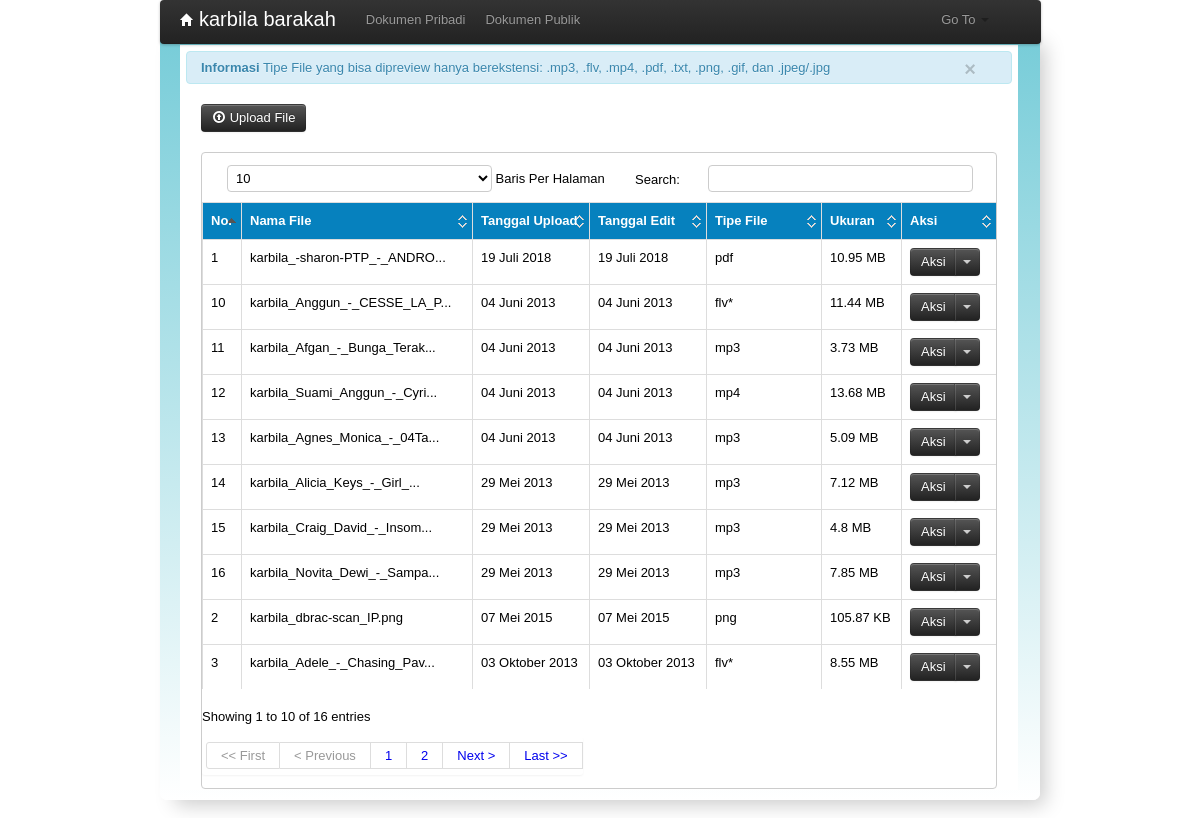
The app's page /halaman1.php?menu=dokpri (signed in) with its own data.
### tables this page shows
CREATE TABLE `dokumen_pribadi` (
  `iddok_pribadi` int(20) NOT NULL,
  `nama_asli_dokpri` varchar(200) NOT NULL,
  `tanggal_upload` date DEFAULT NULL,
  `tanggal_perbarui` date DEFAULT NULL,
  `ukuran_file` varchar(45) DEFAULT NULL,
  `tipe_file` varchar(45) DEFAULT NULL,
  `id_user` int(11) NOT NULL
);

### fungsi_indotgl.php (called while the page is built, shortened)
<?php
	function tgl_indo($tgl){
			$tanggal = substr($tgl,8,2);
			$bulan = getBulan(substr($tgl,5,2));
			$tahun = substr($tgl,0,4);
			return $tanggal.' '.$bulan.' '.$tahun;
	}
	function getBulan($bln){
				switch ($bln){
					case 5:
						return "Mei";
						break;
					case 6:
						return "Juni";
						break;
					case 7:
						return "Juli";
						break;
					case 10:
						return "Oktober";
						break;
				}
			}
	function getTipe($tipe){
		switch ($tipe) {
			case "image/png":
				return "png";
				break;
			case "application/pdf":
				return "pdf";
				break;
			case "application/octet-stream":
				return "flv*";
				break;
			case "audio/mp3":
				return "mp3";
				break;
			case "video/mp4":
				return "mp4";
				break;
			case "application/vnd.openxmlformats-officedocument":
				return "docx | xlsx | pptx";
				break;
		}
	}
?>

### fungsi_konversi_bit.php (called while the page is built)
<?php
	function bytesToSize($bytes, $precision = 2){
    $kilobyte = 1024;
    $megabyte = $kilobyte * 1024;
    $gigabyte = $megabyte * 1024;
    $terabyte = $gigabyte * 1024;
    if (($bytes >= 0) && ($bytes < $kilobyte)) {
        return $bytes . ' B';
    } elseif (($bytes >= $kilobyte) && ($bytes < $megabyte)) {
        return round($bytes / $kilobyte, $precision) . ' KB';
    } elseif (($bytes >= $megabyte) && ($bytes < $gigabyte)) {
        return round($bytes / $megabyte, $precision) . ' MB';
    } elseif (($bytes >= $gigabyte) && ($bytes < $terabyte)) {
        return round($bytes / $gigabyte, $precision) . ' GB';
    } elseif ($bytes >= $terabyte) {
        return round($bytes / $terabyte, $precision) . ' TB';
    } else {
        return $bytes . ' B';
    }
}
?>

### isi-tabel.php (the view, shortened to what this page needs)
<?php
	if($_GET['menu']=='dokpri'){
		switch ($_GET['p']) {
			default:
			echo "<div class=\"alert-info\" style='margin: 5px;'>
					  <button type=\"button\" class=\"close\" data-dismiss=\"alert\">&times;</button>
					  <strong>Informasi</strong> Tipe File yang bisa dipreview hanya berekstensi: .mp3, .flv, .mp4, .pdf, .txt, .png, .gif, dan .jpeg/.jpg
					</div>	";
				echo "<div class='tombol'><a class='btn btn-inverse' href='?menu=dokpri&p=tambah'><i class='icon-upload icon-white'></i> Upload File</a></div>";
				echo "<div class='box-tabel'>
					<table class='tables table-striped table-bordered dTableR' id=\"dt_a\">
						<thead>
							<tr><th>No.</th><th>Nama File</th><th>Tanggal Upload</th><th>Tanggal Edit</th><th>Tipe File</th><th>Ukuran</th><th width='12%'>Aksi</th></tr>
						</thead><tbody>";
							$g = mysql_query("SELECT dp.* FROM dokumen_pribadi dp, user u WHERE u.id_user=dp.id_user AND u.id_user='$_SESSION[idUser]' ORDER BY dp.tanggal_upload DESC");
							$n=1;
							while ($d = mysql_fetch_array($g)) {
								$t1 = tgl_indo($d['tanggal_upload']);
								$t2 = tgl_indo($d['tanggal_perbarui']);
								$t3 = bytesToSize($d['ukuran_file']);
								$t4 = getTipe($d['tipe_file']);
								echo "<tr>
									<td>$n</td>";
									$jumlahkardok = strlen($d['nama_asli_dokpri']);
									if($jumlahkardok > 25){
										$tampil_nama_dok = substr($d['nama_asli_dokpri'],0,27);
										$dokfull = $tampil_nama_dok."...";
										echo "<td>$dokfull</td>";
									}elseif($jumlahkardok < 10){
										echo "<td>$d[nama_asli_dokpri]</td>";
									}elseif($jumlahkardok <=25 && $jumlahkardok >=10){
										echo "<td>$d[nama_asli_dokpri]</td>";
									}
									echo "<td>$t1</td>
									<td>$t2</td>
									<td>$t4</td>
									<td>$t3</td>
									<td>
									<div class='btn-group'>
									  <button class='btn btn-inverse'>Aksi</button>
									  <button class='btn btn-inverse dropdown-toggle' data-toggle='dropdown'>
									    <span class='caret'></span>
									  </button>
									  <ul class='dropdown-menu'>
									  	<li><a href='?menu=dokpri&p=edit&iddok=$d[iddok_pribadi]'><i class='icon-edit'></i> Perbarui</a></li>
									  	<li><a href='modul_download/download.php?menu=dokpri&p=download&iddok=$d[iddok_pribadi]'><i class='icon-download'></i> Unduh</a></li>
									  	<li><a href='modul_view/view.php?menu=dokpri&p=view&iddok=$d[iddok_pribadi]' target='_blank'><i class='icon-eye-open'></i> Lihat</a></li>
									  	<li><a href='modul_hapus/aksi_hapus.php?menu=dokpri&p=delete&iddok=$d[iddok_pribadi]'><i class='icon-remove'></i> Hapus</a></li>
									  </ul>
									</div>
									</td>
								</tr>";
							$n++;
							}
						echo "</tbody>
					</table>
				</div>";
				break;
		}
	}elseif($_GET['menu']=='dokpu'){
		echo ":)";
	}elseif(!isset($_GET['menu'])){
		echo "<div class='area-depan'>Klik Menu Dokumen Pribadi untuk memanajemen Dokumen Pribadi<br>Untuk Dokumen Publik tinggal Anda coba sendiri ya... Caranya sama dengan tiap skrip di Dokumen Pribadi, hanya perbedaannya pada lokasi penyimpanan</div>";
	}
?>

### halaman1.php (shortened to what this page needs)
<?php
	include "fungsi_indotgl.php";
	include "fungsi_konversi_bit.php";
 ?>
<html>
<head>
<link rel="stylesheet" href="style.css">
</head>
<body>
<?php
	if(!isset($_SESSION['idLevel'])){
		?>
		<div id="wrapper2">
			<?php
				echo "<h2>Hayooo..... Anda Belum Login<br>Login Dulu Brow....</h2>";
				echo "<br><a href='index.php'>Login disini</a>";
			?>
		</div>
		<?php
	}else{
		?>
	<div id="wrapper">
		<div id="content">
			<div id="menu-atas">
				<div id='menu-dalam'>
					<a href='<?=$_SERVER['PHP_SELF']?>' class='owner'><i class='icon-white icon-home' style='margin: 5px 5px 5px 0px;'></i><?=$_SESSION['NamaLengkap']?></a>
					<div class='menu-kecil'>
						<ul class='nav'>
							<li><a href='?menu=dokpri' class='active'>Dokumen Pribadi</a></li>
							<li><a href='?menu=dokpu'>Dokumen Publik</a></li>
						</ul>
					</div>
				</div>
				<ul class="nav pull-right">
		        	<li class="dropdown">
		        		<a href="#" class="dropdown-toggle" data-toggle="dropdown">Go To <b class="caret"></b></a>
		        	</li>
		        </ul>
			</div>
			<div id='tables'>
				<?php
					include "isi-tabel.php";
				?>
			</div>
		</div>
	</div>
</body>
</html>
<?php
}
?>

### records on screen
dokumen_pribadi: nama_asli_dokpri "karbila_-sharon-PTP_-_ANDRO...", tanggal_upload "19 Juli 2018", tanggal_perbarui "19 Juli 2018", tipe_file "pdf", ukuran_file "10.95 MB"
dokumen_pribadi: nama_asli_dokpri "karbila_dbrac-scan_IP.png", tanggal_upload "07 Mei 2015", tanggal_perbarui "07 Mei 2015", tipe_file "png", ukuran_file "105.87 KB"
dokumen_pribadi: nama_asli_dokpri "karbila_Adele_-_Chasing_Pav...", tanggal_upload "03 Oktober 2013", tanggal_perbarui "03 Oktober 2013", tipe_file "flv*", ukuran_file "8.55 MB"
dokumen_pribadi: nama_asli_dokpri "karbila_Anggun_-_CESSE_LA_P...", tanggal_upload "04 Juni 2013", tanggal_perbarui "04 Juni 2013", tipe_file "flv*", ukuran_file "11.44 MB"
dokumen_pribadi: nama_asli_dokpri "karbila_Afgan_-_Bunga_Terak...", tanggal_upload "04 Juni 2013", tanggal_perbarui "04 Juni 2013", tipe_file "mp3", ukuran_file "3.73 MB"
dokumen_pribadi: nama_asli_dokpri "karbila_Suami_Anggun_-_Cyri...", tanggal_upload "04 Juni 2013", tanggal_perbarui "04 Juni 2013", tipe_file "mp4", ukuran_file "13.68 MB"
dokumen_pribadi: nama_asli_dokpri "karbila_Agnes_Monica_-_04Ta...", tanggal_upload "04 Juni 2013", tanggal_perbarui "04 Juni 2013", tipe_file "mp3", ukuran_file "5.09 MB"
dokumen_pribadi: nama_asli_dokpri "karbila_Alicia_Keys_-_Girl_...", tanggal_upload "29 Mei 2013", tanggal_perbarui "29 Mei 2013", tipe_file "mp3", ukuran_file "7.12 MB"
dokumen_pribadi: nama_asli_dokpri "karbila_Craig_David_-_Insom...", tanggal_upload "29 Mei 2013", tanggal_perbarui "29 Mei 2013", tipe_file "mp3", ukuran_file "4.8 MB"
dokumen_pribadi: nama_asli_dokpri "karbila_Novita_Dewi_-_Sampa...", tanggal_upload "29 Mei 2013", tanggal_perbarui "29 Mei 2013", tipe_file "mp3", ukuran_file "7.85 MB"

### other values on screen
$_SESSION['NamaLengkap'] "karbila barakah"
